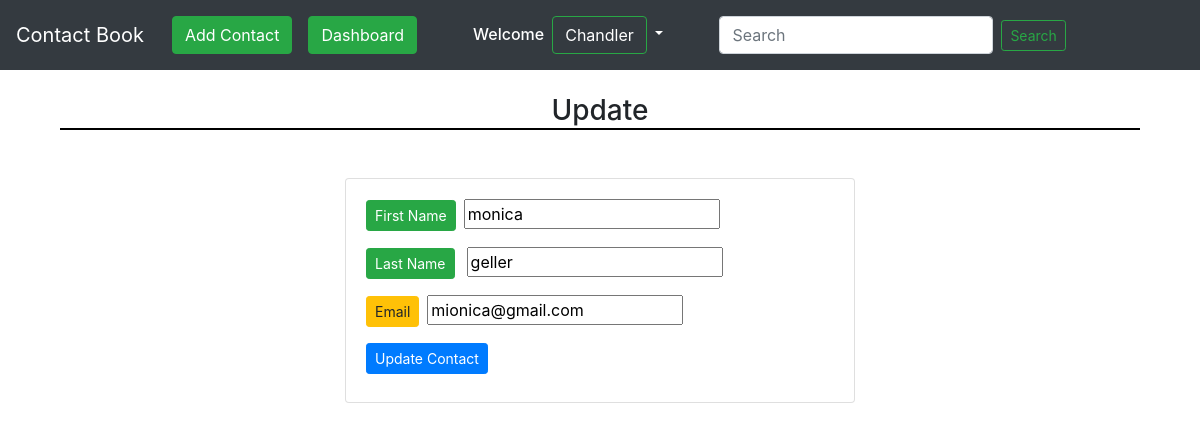
Page /update/3/ (signed in) on the committed database.
### contactbook/models.py (models this page shows, shortened)
class Contact(models.Model):
    sno = models.AutoField(primary_key=True)
    first_name = models.CharField(max_length=50)
    last_name = models.CharField(max_length=50)
    email = models.CharField(max_length=100)
    user_id = models.ForeignKey(User,on_delete=models.CASCADE)

### contactbook/views.py (the view)
# urls.py: path('update/<int:myid>/',views.update, name='update'),
def update(request,myid):
    contact = Contact.objects.filter(sno = myid)[0]
    form = contactbookForm(instance=contact)
    if request.method=='POST':
        form = contactbookForm(request.POST,instance=contact)
        if form.is_valid():
            form.save()
        return redirect('dashboard')
    context={'form':form}
    return render(request,'update.html',context)

### contactbook/forms.py
class contactbookForm(forms.ModelForm):
    class Meta:
        model = Contact
        fields = [
        'first_name',
        'last_name',
        'email',
        ]

### templates/update.html (shortened to what this page needs)
{% extends 'base.html' %}
{% block body %}
<div class="container my-3">
 <h3 style="text-align:center;border-bottom:2px solid black">Update</h3>
<form method='post' action="">{% csrf_token %}
  <div class="col-6 col-md-6 mx-auto my-5">
   <div class="card my-1 ">
  <div class="card-body">
    <p style="font-weight:600; text-transform: capitalize;"><button type="button" class="btn btn-success btn-sm mr-2">First Name</button>{{form.first_name}}</p>
    <p style="font-weight:600; text-transform: capitalize;"><button type="button" class="btn btn-success btn-sm mr-2">Last Name</button> {{form.last_name}}</p>
    <p style="font-weight:600;"><button type="button" class="btn btn-warning btn-sm mr-2">Email</button>{{form.email}}</p>
    <button type="submit" class="btn btn-primary btn-sm mx-auto mb-2">Update Contact</button>
</form>
</div>
{% endblock body %}

### templates/base.html (shortened to what this page needs)
<!doctype html>
<html lang="en">
  <head>
    <link rel="stylesheet" href="https://cdn.jsdelivr.net/npm/bootstrap@4.5.3/dist/css/bootstrap.min.css">
  </head>
{% block navbar %}
  <nav class="navbar navbar-expand-lg navbar-dark bg-dark">
  <a class="navbar-brand" href="/">Contact Book</a>
  <div class="collapse navbar-collapse" id="navbarSupportedContent">
    <ul class="navbar-nav ml-1" >
      {% if user.is_authenticated %}
    <li class="nav-item ">
        <a class="nav-link" href={% url 'addcontact' %}><button type="button" class="btn btn-success ">Add Contact</button></a>
      </li>
       <li class="nav-item ">
        <a class="nav-link" href={% url 'dashboard' %}><button type="button" class="btn btn-success">Dashboard</button></a>
      </li>
    <h6 class="ml-5 my-auto" style="color:white;">Welcome</h6>
     <li style="display:inline;" class="nav-item dropdown ml-0 mr-5">
        <a style="color:white" class="nav-link dropdown-toggle" href="#" id="logoutbar" role="button" data-toggle="dropdown" aria-haspopup="true" aria-expanded="false">
          <button style="color:white;" class="btn btn-outline-success"> {{user.first_name}}</button>
        </a>
      </li>
      {% endif %}
      {% if user.is_authenticated %}
      <form class="form-inline my-2 my-lg-0" method='get' action={% url "search" %}>
      <input class="form-control mr-sm-2" type="search" id='search' name = "search" placeholder="Search" aria-label="Search">
      <button class="btn btn-outline-success btn-sm my-2 my-sm-0"  type="submit">Search</button>
    </ul>
    {% endif %}
    </nav>
{% endblock navbar %}
{% block main %}
<div class="container mt-2">
{% endblock main %}
 <body>
{% block body %}
{% endblock body %}
  </body>
</html>

### rows in the picture
Contact: first_name "monica", last_name "geller", email "mionica@gmail.com"

### other values in the picture
{{ user.first_name }} "Chandler"
